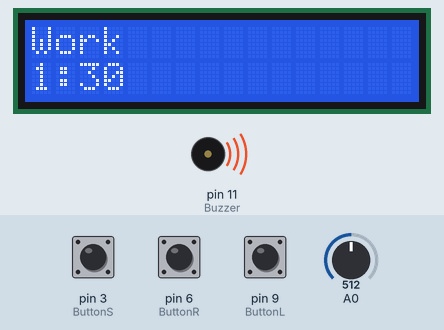
A sketch run on a simulated Arduino Uno, built with avr-gcc and run on an emulated ATmega328P. Parts: 16×2 character LCD, buzzer (waves = sounding, pin HIGH). The inputs (shaded band) are chosen by the test bench; at power-on: pin 6 (ButtonR) HIGH, A0 = 512, pin 3 (ButtonS) HIGH, pin 9 (ButtonL) HIGH.

Above: at 1.2 s.
1.3 s: pin 6 (ButtonR) pulled LOW for 0.15 s
At 2.7 s:
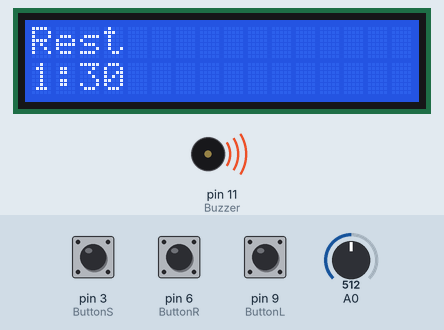
4.4 s: A0 set to 710
At 4.9 s:
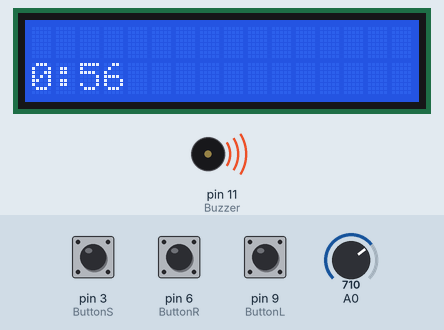
5.9 s: pin 6 (ButtonR) pulled LOW for 1 s
At 8.3 s:
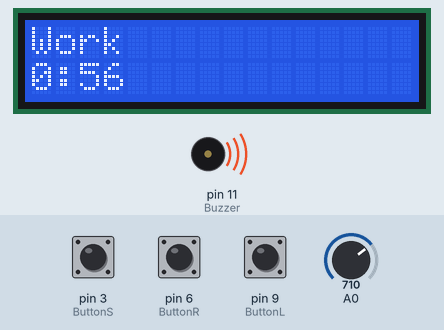
8.4 s: pin 3 (ButtonS) pulled LOW for 0.15 s
10.0 s: pin 6 (ButtonR) pulled LOW for 3.2 s
At 14.2 s:
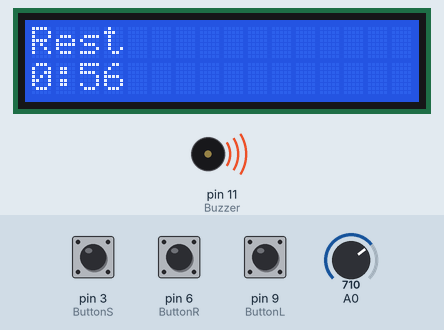
16.2 s: A0 set to 716
At 17.4 s:
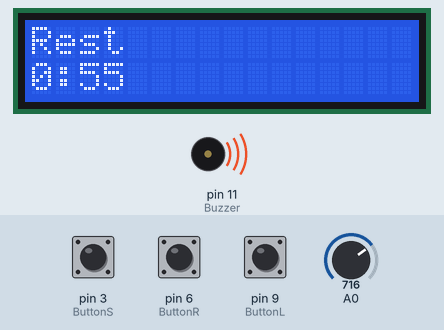
Timing chart, 0 to 18.7 s (numbered marks = the images above; inputs shaded):
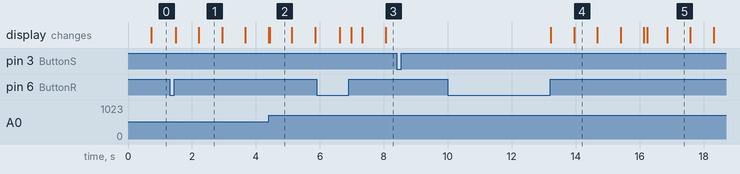

The sketch:

timer.ino
```cpp
#include <LiquidCrystal_I2C.h>

int adcValue;
int ButtonL = 9;
int ButtonR = 6;
int ButtonS = 3;
int Buzzer = 11;
int MaxTime = 180;
int rest;
int Store;
int Timer;

int StoredTime = 0;
int StoredRest = 0;
bool temp;

bool downL = false;
bool downS = false;

int digit1 ;
int digit2 ;
int digit3 ;

unsigned long zero = 0;
bool toggle;
bool state = true; // rest or work time

LiquidCrystal_I2C lcd(0x27, 16, 2); // sets lcd adress to 0x27 for a 16 by 2 line display

void LCDFlash(bool type) { // function to flash top when time is unselected

      unsigned long hold;
      hold = millis();


        if ((hold - zero) >= 700) {         // this uses the time program has ran for () and the zero variable which is updated every 700ms to toggle between on and off states without affectimg refresh rates
        toggle = !toggle;                  // toggles between "Work" and " " so create flashing effect
        zero = hold;
        }

      if (type){                           // type variable is changed depending if system is in rest or work mode

        if (toggle){

          lcd.setCursor(0, 0);
          lcd.print("Work");

          }


        else {
          lcd.setCursor(0, 0);
          lcd.print("    ");
        }
     }

     else {

        if (toggle){

          lcd.setCursor(0, 0);
          lcd.print("Rest");

          }


        else {
          lcd.setCursor(0, 0);
          lcd.print("    ");
        }

      }

    }


void setup() {


  pinMode(ButtonL, INPUT);                      // initialise button pins
  pinMode(ButtonR, INPUT);
  pinMode(ButtonS, INPUT);
  pinMode(Buzzer, OUTPUT);
  digitalWrite(Buzzer,HIGH);

  if (!i2CAddrTest(0x27)) {                // if lcd is not set to 0x27 it attempts adress 0x3F which is apparently common for certain types of displays
  lcd = LiquidCrystal_I2C(0x3F, 16, 2);
  }

  lcd.init();                           // initialize the screen
  lcd.backlight();                      // turn on lcd light

  }


  void loop() {

    adcValue = analogRead(A0);
    Timer = MaxTime -(map(adcValue,0 , 1023 , 0 ,MaxTime));               // the read analog value is also mapped from 0 - 100

    if (StoredTime == 0 && state){    // no stored time + Work timer

      LCDFlash(true);

      lcd.setCursor(0, 1);            // writes timer to second line

     digit1 = Timer/60;
     digit2 = ((Timer%60)/10) ;
     digit3 = ((Timer%60) - (digit2*10));

     lcd.print(digit1);
     lcd.print(":");
     lcd.print(digit2);
     lcd.print(digit3);

     lcd.print("                "); // removes overlap that may alter number
     delay(5);
    }

    else if (StoredRest == 0 && !state){   // no stored time + Rest timer

      LCDFlash(false);

     lcd.setCursor(0, 1);            // writes timer to second line

     digit1 = Timer/60;
     digit2 = ((Timer%60)/10) ;
     digit3 = ((Timer%60) - (digit2*10));

     lcd.print(digit1);
     lcd.print(":");
     lcd.print(digit2);
     lcd.print(digit3);

     lcd.print("                "); // removes overlap that may alter number
      delay(5);
    }

    ////////////////

    if(digitalRead(ButtonR)==LOW){             // Button R switches from rest mode to work mode

      delay(150);                              // delay was added to avoid imediate switching when button is pressed

      if (digitalRead(ButtonR)== HIGH){
      state = !state;}

    }

    if(digitalRead(ButtonL) == LOW){    // tests if left button is pressed

      downL = true;

    }


    //////////////// storing Time


    if (digitalRead(ButtonS)==LOW){          // save button

      temp = false;
      downS= true;

      if(state){

        StoredTime = Timer;

      }

      else if(!state){

        StoredRest = Timer;

      }

    }


       if (StoredTime != 0 && state){  // Stored Time + work mode no flashing

         lcd.setCursor(0, 0);
          lcd.print("Work");

        lcd.setCursor(0, 1);

        digit1 = StoredTime/60;
        digit2 = ((StoredTime%60)/10) ;
        digit3 = ((StoredTime%60) - (digit2*10));

        lcd.print(digit1);
        lcd.print(":");
        lcd.print(digit2);
        lcd.print(digit3);

        lcd.print("                ");
        delay(5);

      }

     else if (StoredRest != 0 && !state)  {   // Stored Time + Rest mode no flashing
      lcd.setCursor(0, 0);
          lcd.print("Rest");

        lcd.setCursor(0, 1);

        digit1 = StoredRest/60;
        digit2 = ((StoredRest%60)/10) ;
        digit3 = ((StoredRest%60) - (digit2*10));

        lcd.print(digit1);
        lcd.print(":");
        lcd.print(digit2);
        lcd.print(digit3);

        lcd.print("                "); // removes overlap that may alter number
        delay(5);

    }

      while (downL && StoredTime != 0 && StoredRest != 0 ){    // infinite loop when ButtonL is pressed that alternates between Rest and Work

      lcd.setCursor(0, 0);
      lcd.print("Work");
      lcd.print("             ");

      Store = StoredTime;

      for (int i = Store ; i > 0 ; i--){

        lcd.setCursor(0, 1);
        digit1 = i/60;
        digit2 = ((i%60)/10) ;
        digit3 = ((i%60) - (digit2*10));

        lcd.print(digit1);
        lcd.print(":");
        lcd.print(digit2);
        lcd.print(digit3);

        lcd.print("                ");
        delay(1000);

        if (i <= 4){
          digitalWrite(Buzzer, LOW);
          delay(50);
          digitalWrite(Buzzer, HIGH);
        }

      }

         digitalWrite(Buzzer, LOW);
         delay(400);
         digitalWrite(Buzzer, HIGH);


      lcd.setCursor(0, 0);
      lcd.print("Rest");
      lcd.print("             ");

      rest = StoredRest;


      for (int i = rest ; i > 0 ; i--){

        lcd.setCursor(0, 1);
        digit1 = i/60;
        digit2 = ((i%60)/10) ;
        digit3 = ((i%60) - (digit2*10));

        lcd.print(digit1);
        lcd.print(":");
        lcd.print(digit2);
        lcd.print(digit3);

        lcd.print("                ");
        delay(1000);

        if (i <= 4){
          digitalWrite(Buzzer, LOW);
          delay(50);
          digitalWrite(Buzzer, HIGH);
        }

      }

         digitalWrite(Buzzer, LOW);
         delay(200);
         digitalWrite(Buzzer, HIGH);
         delay(200);
         digitalWrite(Buzzer, LOW);
         delay(200);
         digitalWrite(Buzzer, HIGH);


    }

  }

bool i2CAddrTest(uint8_t addr) {
  Wire.begin();
  Wire.beginTransmission(addr);                  // this returns true or false if connection can be made at adress used above (line 12)

  if (Wire.endTransmission() == 0) {
     return true;
    }
    return false;
}
```

Measured:
- after the input at 1.3 s, the display: first differs from a run without the input after 0.91 s (image 1)
- after the input at 4.4 s, the display: changes at once (image 2)
- after the input at 5.9 s, the display: first differs from a run without the input after 1.1 s (image 3)
- after the input at 8.4 s, every drawn part: stays the same
- after the input at 10.0 s, the display: first changes after 3.2 s (image 4 shows a later state)
- after the input at 16.2 s, the display: first changes at once (image 5 shows a later state)
- what the display in image 1 shows lasts 0.7 s, from 2.2 s to 2.9 s
